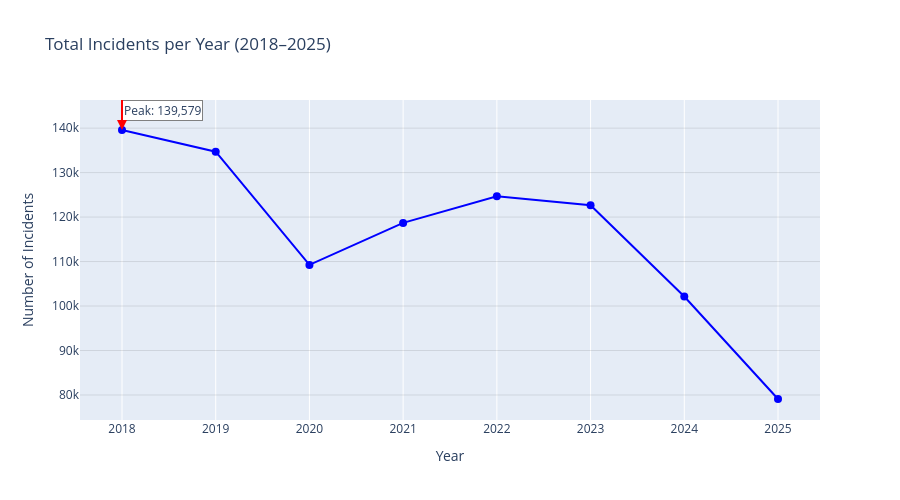

Source (notebook cell):
### Markdown cell above
## 3. Exploratory Data Analysis (EDA) <a id="eda"></a>

The goal of this EDA section is to understand how crime incidents vary over time, across categories, and between neighborhoods in San Francisco from 2018 to 2025. The analysis proceeds from broad temporal patterns to detailed categorical and spatial insights.

### 3.1 Yearly Trends <a id="yearly-trends"></a>

**Goal:** observe long-term changes across 2018-2025
Insights to aim for:

- yearly totals

- pre-COVID vs COVID (2020-2021)

- stabilization after pandemic

- partial-year 2025 dip due to incomplete data

### Code cell
# ===================================
# Yearly Incident Trends (2018-2025) 
# ===================================
# Assuming df is already loaded with 'incident_datetime' and 'year' column

# Ensure year exists
df["year"] = df["incident_datetime"].dt.year
# Group and count incidents by year
yearly_counts = (
    df.groupby("year")
      .size()
      .reset_index(name="incidents")
      .sort_values("year")
)

# Create interactive line plot with Plotly
fig = px.line(
    yearly_counts,
    x="year",
    y="incidents",
    title="Total Incidents per Year (2018–2025)",
    labels={
        "year": "Year",
        "incidents": "Number of Incidents"
    },
    markers=True
)

# Customize the plot
fig.update_layout(
    xaxis=dict(tickmode="array", tickvals=yearly_counts["year"]),
    yaxis=dict(gridcolor="rgba(0,0,0,0.1)"),
    showlegend=False,
    height=500,
    width=900
)
fig.update_traces(line=dict(color="blue"), marker=dict(color="blue", size=8))

# Find peak year and add red arrow annotation
peak_year = yearly_counts.loc[yearly_counts["incidents"].idxmax()]
fig.add_annotation(
    x=peak_year["year"],
    y=peak_year["incidents"],
    text=f"Peak: {peak_year['incidents']:,}",
    showarrow=True,
    arrowhead=2,
    arrowsize=1,
    arrowwidth=2,
    arrowcolor="red",
    ax=0,
    ay=-30,
    xanchor="left",
    yanchor="top",
    font=dict(size=12),
    bgcolor="white",
    bordercolor="gray",
    borderwidth=1
)

fig.show()

### Figure 1 — Plotly figure (JSON) as saved in the notebook; plotly's stock layout.template omitted (floating-point values rounded to 4 significant figures)
{"data": [{"hovertemplate": "Year=%{x}<br>Number of Incidents=%{y}<extra></extra>", "legendgroup": "", "line": {"color": "blue", "dash": "solid"}, "marker": {"color": "blue", "size": 8, "symbol": "circle"}, "mode": "lines+markers", "name": "", "orientation": "v", "showlegend": false, "type": "scatter", "x": [2018, 2019, 2020, 2021, 2022, 2023, 2024, 2025], "xaxis": "x", "y": [139579, 134708, 109250, 118692, 124694, 122667, 102146, 79093], "yaxis": "y"}], "layout": {"annotations": [{"arrowcolor": "red", "arrowhead": 2, "arrowsize": 1, "arrowwidth": 2, "ax": 0, "ay": -30, "bgcolor": "white", "bordercolor": "gray", "borderwidth": 1, "font": {"size": 12}, "showarrow": true, "text": "Peak: 139,579", "x": 2018, "xanchor": "left", "y": 139579, "yanchor": "top"}], "height": 500, "legend": {"tracegroupgap": 0}, "showlegend": false, "title": {"text": "Total Incidents per Year (2018–2025)"}, "width": 900, "xaxis": {"anchor": "y", "domain": [0, 1], "tickmode": "array", "tickvals": [2018, 2019, 2020, 2021, 2022, 2023, 2024, 2025], "title": {"text": "Year"}}, "yaxis": {"anchor": "x", "domain": [0, 1], "gridcolor": "rgba(0,0,0,0.1)", "title": {"text": "Number of Incidents"}}}}
